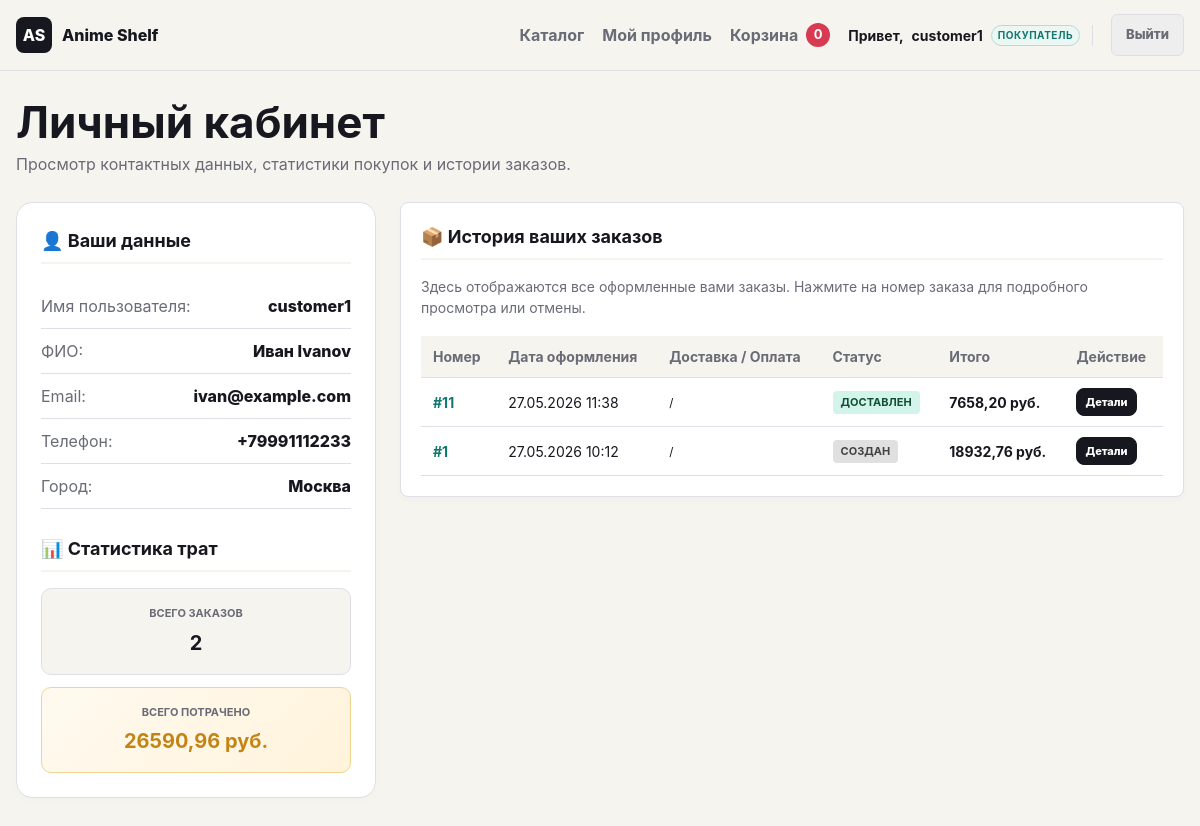
/profile/ (signed in), run on the app's committed database.
### store/models.py (models this page shows, shortened)
class TimeStampedModel(models.Model):
    created_at = models.DateTimeField(auto_now_add=True)
    updated_at = models.DateTimeField(auto_now=True)
    class Meta:
        abstract = True

class Customer(TimeStampedModel):
    user = models.OneToOneField(
        "auth.User",
        on_delete=models.SET_NULL,
        null=True,
        blank=True,
        related_name="customer_profile",
    )
    name = models.CharField(max_length=160)
    email = models.EmailField()
    phone = models.CharField(max_length=40, blank=True)
    city = models.CharField(max_length=120, blank=True)
    class Meta:
        ordering = ["-created_at"]
        verbose_name = "Покупатель"
        verbose_name_plural = "Покупатели"

class Order(TimeStampedModel):
    class Status(models.TextChoices):
        CREATED = "created", "Создан"
        PAID = "paid", "Оплачен"
        PACKED = "packed", "Упакован"
        SHIPPED = "shipped", "Отправлен"
        DELIVERED = "delivered", "Доставлен"
        CANCELLED = "cancelled", "Отменен"
    customer = models.ForeignKey(Customer, on_delete=models.PROTECT, related_name="orders")
    status = models.CharField(max_length=20, choices=Status.choices, default=Status.CREATED)
    delivery_method = models.CharField(max_length=40, default="courier")
    pricing_strategy = models.CharField(max_length=40, default="regular")
    subtotal = models.DecimalField(max_digits=10, decimal_places=2, default=Decimal("0.00"))
    discount = models.DecimalField(max_digits=10, decimal_places=2, default=Decimal("0.00"))
    shipping_price = models.DecimalField(max_digits=10, decimal_places=2, default=Decimal("0.00"))
    total = models.DecimalField(max_digits=10, decimal_places=2, default=Decimal("0.00"))
    comment = models.TextField(blank=True)
    class Meta:
        ordering = ["-created_at"]
        verbose_name = "Заказ"
        verbose_name_plural = "Заказы"

### store/views.py (the view)
# urls.py: path("profile/", views.profile_view, name="profile"),
@login_required
def profile_view(request):
    from decimal import Decimal
    from store.models import Order
    facade = StoreFacade()
    customer_profile = getattr(request.user, "customer_profile", None)
    orders = []
    total_spent = Decimal("0.00")
    orders_count = 0
    if customer_profile:
        orders = Order.objects.filter(customer=customer_profile).order_by("-created_at")
        orders_count = orders.count()
        successful_orders = orders.exclude(status=Order.Status.CANCELLED)
        total_spent = sum((o.total for o in successful_orders), Decimal("0.00"))
    context = {
        "title": "Личный кабинет",
        "customer": customer_profile,
        "orders": orders,
        "orders_count": orders_count,
        "total_spent": total_spent,
    }
    return render(request, "store/profile.html", context)

### store/context_processors.py (called while the page is built)
def cart_summary(request):
    is_manager = request.user.is_authenticated and request.user.is_staff
    context = {"is_manager": is_manager}
    if not request.session.session_key:
        context["cart_items_count"] = 0
        return context
    cart = Cart.objects.filter(session_key=request.session.session_key, status=Cart.Status.OPEN).first()
    if not cart:
        context["cart_items_count"] = 0
        return context
    context["cart_items_count"] = sum(item.quantity for item in cart.items.all())
    return context

### store/services/singletons.py (called while the page is built)
    def __call__(cls, *args, **kwargs):
        if cls not in cls._instances:
            cls._instances[cls] = super().__call__(*args, **kwargs)
        return cls._instances[cls]

### store/templates/store/profile.html (shortened to what this page needs)
{% extends "store/base.html" %}
{% block content %}
<section class="page-heading">
    <h1>Личный кабинет</h1>
    <p>Просмотр контактных данных, статистики покупок и истории заказов.</p>
</section>
<div class="profile-layout">
    <aside class="profile-card">
        <h2>👤 Ваши данные</h2>
        <div class="profile-info-block">
            <dl class="specs">
                <div>
                    <dt>Имя пользователя:</dt>
                    <dd>{{ request.user.username }}</dd>
                </div>
                <div>
                    <dt>ФИО:</dt>
                    <dd>{{ customer.name|default:request.user.username }}</dd>
                </div>
                <div>
                    <dt>Email:</dt>
                    <dd>{{ customer.email|default:request.user.email }}</dd>
                </div>
                <div>
                    <dt>Телефон:</dt>
                    <dd>{{ customer.phone|default:"Не указан" }}</dd>
                </div>
                <div>
                    <dt>Город:</dt>
                    <dd>{{ customer.city|default:"Не указан" }}</dd>
                </div>
            </dl>
        </div>
        <h2 style="margin-top: 26px;">📊 Статистика трат</h2>
        <div class="stats-grid">
            <div class="stat-box">
                <small>Всего заказов</small>
                <strong>{{ orders_count }}</strong>
            </div>
            <div class="stat-box golden">
                <small>Всего потрачено</small>
                <strong>{{ total_spent }} руб.</strong>
            </div>
        </div>
    </aside>
    <section class="profile-orders-section">
        <div class="manager-card wide-card" style="margin-top:0;">
            <h3>📦 История ваших заказов</h3>
            <p style="color:var(--muted); font-size:14px; margin-bottom:18px;">
                Здесь отображаются все оформленные вами заказы. Нажмите на номер заказа для подробного просмотра или отмены.
            </p>
            <div class="table-container">
                <table class="manager-table">
                    <thead>
                        <tr>
                            <th>Номер</th>
                            <th>Дата оформления</th>
                            <th>Доставка / Оплата</th>
                            <th>Статус</th>
                            <th>Итого</th>
                            <th>Действие</th>
                        </tr>
                    </thead>
                    <tbody>
                        {% for order in orders %}
                            <tr>
                                <td><a href="{% url 'store:order_detail' order.id %}" class="order-link">#{{ order.id }}</a></td>
                                <td>{{ order.created_at|date:"d.m.Y H:i" }}</td>
                                <td>
                                    <small>{{ order.get_delivery_method_display }} / {{ order.get_pricing_strategy_display }}</small>
                                </td>
                                <td>
                                    <span class="status-badge {{ order.status }}">{{ order.get_status_display }}</span>
                                </td>
                                <td><strong>{{ order.total }} руб.</strong></td>
                                <td>
                                    <a href="{% url 'store:order_detail' order.id %}" class="button btn-small">Детали</a>
                                </td>
                            </tr>
                        {% empty %}
                            <tr>
                                <td colspan="6" class="empty" style="text-align:center; padding:40px;">
                                    🛍️ Вы еще не совершили ни одной покупки.
                                </td>
                            </tr>
                        {% endfor %}
                    </tbody>
                </table>
            </div>
        </div>
    </section>
</div>
{% endblock %}

### store/templates/store/base.html (shortened to what this page needs)
{% load static %}
<!doctype html>
<html lang="ru">
<head>
    <link rel="stylesheet" href="{% static 'store/styles.css' %}">
</head>
<body>
    <header class="site-header">
        <a class="brand" href="{% url 'store:home' %}">
            <span class="brand-mark">AS</span>
            <span>Anime Shelf</span>
        </a>
        <nav class="main-nav">
            <a href="{% url 'store:product_list' %}">Каталог</a>
            {% if request.user.is_authenticated %}
                <a href="{% url 'store:profile' %}">Мой профиль</a>
            {% endif %}
            <a class="cart-link" href="{% url 'store:cart' %}">Корзина <span>{{ cart_items_count }}</span></a>
            {% if request.user.is_authenticated %}
                <span class="user-greeting">
                    Привет, <strong>{{ request.user.username }}</strong>
                    {% if request.user.is_staff %}
                        <span class="role-badge manager-active">Менеджер</span>
                    {% else %}
                        <span class="role-badge client-active">Покупатель</span>
                    {% endif %}
                </span>
                <form method="post" action="{% url 'store:logout' %}" style="display: inline-block;">
                    <button type="submit" class="auth-btn logout" style="font-family: inherit; font-size: 13px; font-weight: 800; cursor: pointer; border: 1px solid var(--line); border-radius: 6px; padding: 6px 14px; transition: all 0.2s ease;">Выйти</button>
                </form>
            {% else %}
                <a href="{% url 'store:login' %}" class="auth-btn login">Войти</a>
                <a href="{% url 'store:register' %}" class="auth-btn login">Регистрация</a>
            {% endif %}
        </nav>
    </header>
    <main>
        {% block content %}{% endblock %}
    </main>
</body>
</html>

### data on the page
Customer: name "Иван Ivanov", email "ivan@example.com", phone "+79991112233", city "Москва"
Order: id "11", created_at "27.05.2026 11:38", status "ДОСТАВЛЕН", total "7658,20"
Order: id "1", created_at "27.05.2026 10:12", status "СОЗДАН", total "18932,76"

### other printed values
{{ cart_items_count }} "0"
{{ request.user.username }} "customer1"
{{ orders_count }} "2"
{{ total_spent }} "26590,96"
